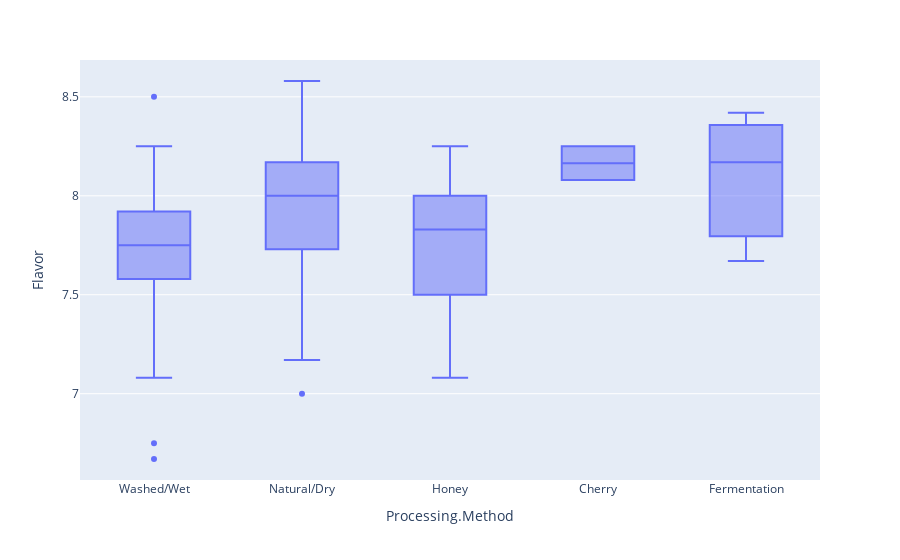

The code cell stored with this chart in its notebook:
### Markdown cell above
## Categorical Variable Impact

### Code cell
px.box(coffee, x='Processing.Method', y='Flavor')

### Figure 1 — Plotly figure (JSON) as saved in the notebook; plotly's stock layout.template omitted (floating-point values rounded to 4 significant figures; data arrays with more than 128 entries replaced by an {"elided": "..."} marker saying what was removed)
{"data": [{"alignmentgroup": "True", "hovertemplate": "Processing.Method=%{x}<br>Flavor=%{y}<extra></extra>", "legendgroup": "", "marker": {"color": "#636efa"}, "name": "", "notched": false, "offsetgroup": "", "orientation": "v", "showlegend": false, "type": "box", "x": {"elided": "402 str values"}, "x0": " ", "xaxis": "x", "y": {"elided": "402 float values"}, "y0": " ", "yaxis": "y"}], "layout": {"boxmode": "group", "legend": {"tracegroupgap": 0}, "margin": {"t": 60}, "xaxis": {"anchor": "y", "domain": [0, 1], "title": {"text": "Processing.Method"}}, "yaxis": {"anchor": "x", "domain": [0, 1], "title": {"text": "Flavor"}}}}
